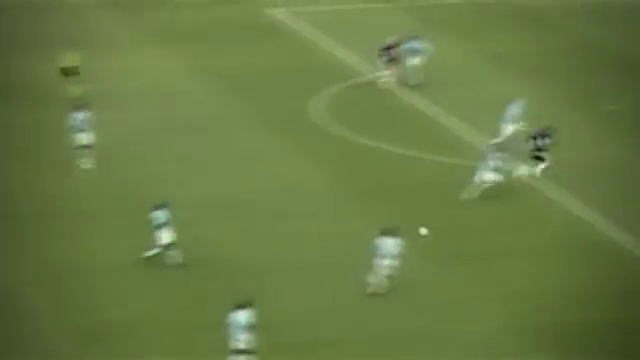
#> input picture frame 8 of flujo optico/futbol2.mp4, 640 x 360 px
$ python webcam_opticalflow_LK_video.py
#> lines starting #> are read from the running program, lines starting #| are printed output that depends on the picture
import numpy as np
import cv2 as cv
import time

cap = cv.VideoCapture('futbol2.mp4')
# Parameters for lucas kanade optical flow
lk_params = dict(winSize=(7, 7),
                 maxLevel=1,
                 criteria=(cv.TERM_CRITERIA_EPS | cv.TERM_CRITERIA_COUNT, 10, 0.03))
# Create some random colors
color = np.random.randint(0, 255, (100, 3))
# Take first frame and find corners in it
ret, old_frame = cap.read()
#> old_frame is the input picture: shape (360, 640, 3); mean B, G, R 67.1, 122.3, 103.4
old_gray = cv.cvtColor(old_frame, cv.COLOR_BGR2GRAY)
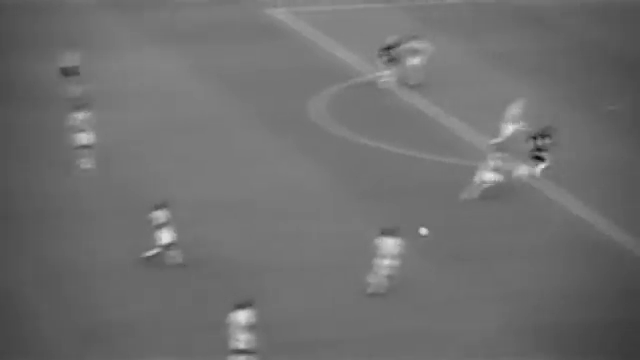
#> old_gray: shape (360, 640); min 11, max 237, mean 110.4
p0 = np.float32([[[338, 242]]])
# Create a mask image for drawing purposes
mask = np.zeros_like(old_frame)
while (1):
    ret, frame = cap.read()
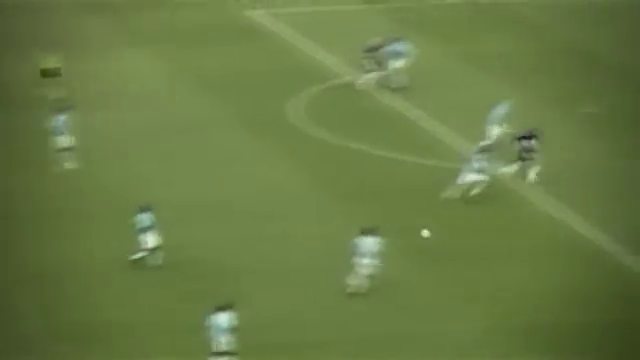
#> input picture frame 9 of flujo optico/futbol2.mp4, 640 x 360 px
#> frame is the input picture: shape (360, 640, 3); mean B, G, R 67.3, 122.5, 103.5
    frame_gray = cv.cvtColor(frame, cv.COLOR_BGR2GRAY)
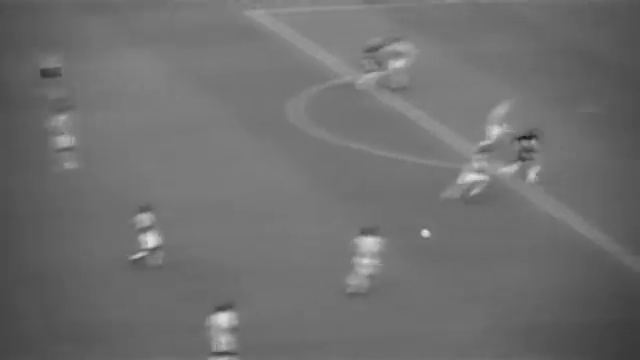
#> frame_gray: shape (360, 640); min 28, max 228, mean 110.5
    #    frame_gray = cv2.bilateralFilter(frame_gray,7,10,10)
    # calculate optical flow
    p1, st, err = cv.calcOpticalFlowPyrLK(old_gray, frame_gray, p0, None, **lk_params)
#> p1 = [[338, 242]]; st = [0]; err = [0]
    # Select good points
    good_new = p1[st == 1]
#> good_new = empty array
    good_old = p0[st == 1]
#> good_old = empty array
    # draw the tracks
    for i, (new, old) in enumerate(zip(good_new, good_old)):
        a, b = new.ravel()
        c, d = old.ravel()
        mask = cv.line(mask, (int(a), int(b)), (int(c), int(d)), color[i].tolist(), 2)
        frame = cv.circle(frame, (int(a), int(b)), 5, color[i].tolist(), -1)
#> this loop made 0 passes
#> mask: shape (360, 640, 3); every value is 0
    img = cv.add(frame, mask)
    cv.imshow('frame', img)
    time.sleep(0.1)
    k = cv.waitKey(30) & 0xff
#> (key Esc is pressed here)
    if k == 27:  # ESC para cerrar
        break
    # Now update the previous frame and previous points
    old_gray = frame_gray.copy()
    p0 = good_new.reshape(-1, 1, 2)
cv.destroyAllWindows()
cap.release()

$ run again, starting later in the video
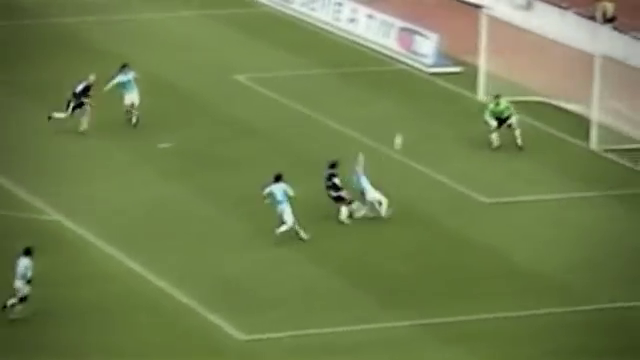
#> input picture frame 40 of flujo optico/futbol2.mp4, 640 x 360 px
#> old_frame is the input picture: shape (360, 640, 3); mean B, G, R 76.8, 127, 111.7
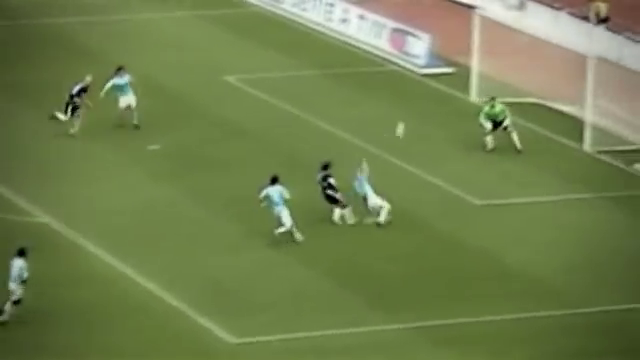
#> input picture frame 41 of flujo optico/futbol2.mp4, 640 x 360 px
#> frame is the input picture: shape (360, 640, 3); mean B, G, R 77.6, 127.5, 112.4
#> `frame_gray = cv.cvtColor(frame, cv.COLOR_BGR2GRAY)`:
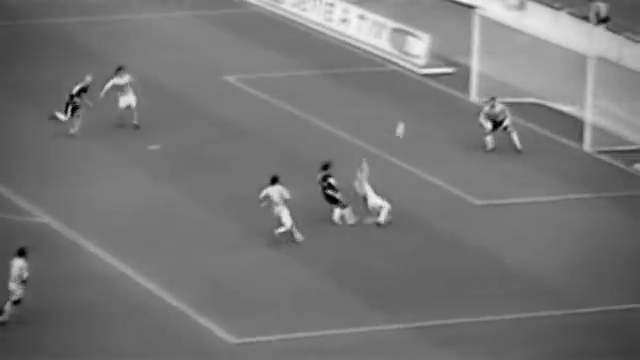
#> frame_gray: shape (360, 640); min 0, max 248, mean 117.3
#> p1 = [[338, 242]]; st = [0]
#> good_new = empty array

$ run again, starting later in the video
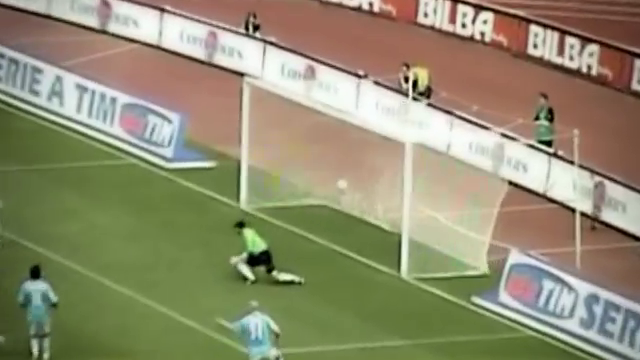
#> input picture frame 71 of flujo optico/futbol2.mp4, 640 x 360 px
#> old_frame is the input picture: shape (360, 640, 3); mean B, G, R 111.6, 140.9, 144.6
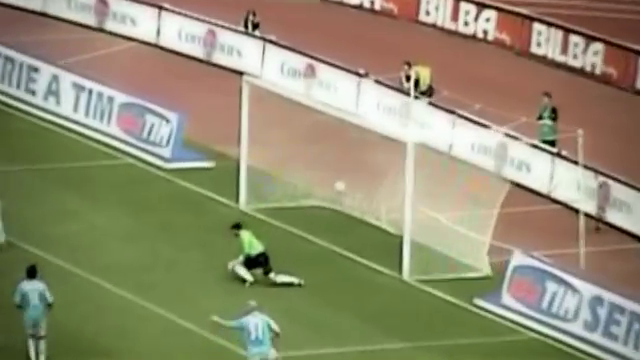
#> input picture frame 72 of flujo optico/futbol2.mp4, 640 x 360 px
#> frame is the input picture: shape (360, 640, 3); mean B, G, R 112.1, 141.2, 145
#> `frame_gray = cv.cvtColor(frame, cv.COLOR_BGR2GRAY)`:
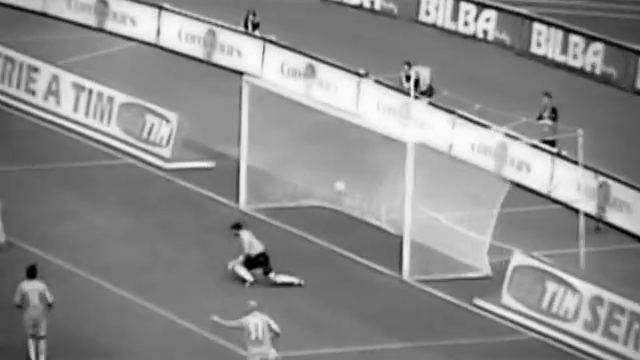
#> frame_gray: shape (360, 640); min 0, max 253, mean 139
#> p1 = [[337.6, 243]]; st = [1]; err = [0.476]
#> good_new = [[337.6, 243]]
#> good_old = [[338, 242]]
#> the loop `for i, (new, old) in enumerate(zip(good_new, good_old)):` made 1 pass
#> (a, b, c, d) on pass 1: (337.6, 243, 338, 242)
